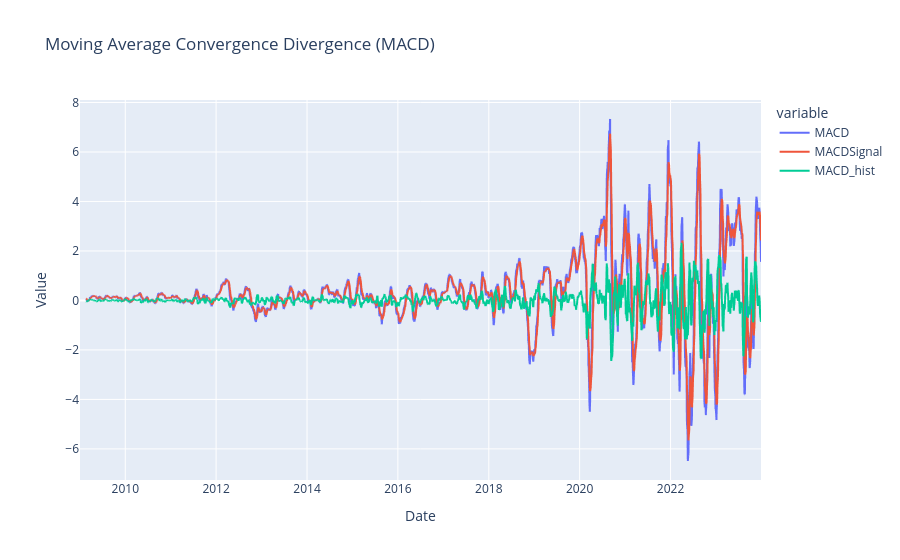

The cell this chart's notebook holds for it:
### Code cell
plotter.plot_macd(data)

### Figure 1 — Plotly figure (JSON) as saved in the notebook; plotly's stock layout.template omitted (floating-point values rounded to 4 significant figures; data arrays with more than 128 entries replaced by an {"elided": "..."} marker saying what was removed)
{"data": [{"hovertemplate": "variable=MACD<br>Date=%{x}<br>Value=%{y}<extra></extra>", "legendgroup": "MACD", "line": {"color": "#636efa", "dash": "solid"}, "marker": {"symbol": "circle"}, "mode": "lines", "name": "MACD", "showlegend": true, "type": "scattergl", "x": {"elided": "3774 str values"}, "xaxis": "x", "y": {"elided": "3774 float values"}, "yaxis": "y"}, {"hovertemplate": "variable=MACDSignal<br>Date=%{x}<br>Value=%{y}<extra></extra>", "legendgroup": "MACDSignal", "line": {"color": "#EF553B", "dash": "solid"}, "marker": {"symbol": "circle"}, "mode": "lines", "name": "MACDSignal", "showlegend": true, "type": "scattergl", "x": {"elided": "3774 str values"}, "xaxis": "x", "y": {"elided": "3774 float values"}, "yaxis": "y"}, {"hovertemplate": "variable=MACD_hist<br>Date=%{x}<br>Value=%{y}<extra></extra>", "legendgroup": "MACD_hist", "line": {"color": "#00cc96", "dash": "solid"}, "marker": {"symbol": "circle"}, "mode": "lines", "name": "MACD_hist", "showlegend": true, "type": "scattergl", "x": {"elided": "3774 str values"}, "xaxis": "x", "y": {"elided": "3774 float values"}, "yaxis": "y"}], "layout": {"legend": {"title": {"text": "variable"}, "tracegroupgap": 0}, "title": {"text": "Moving Average Convergence Divergence (MACD)"}, "xaxis": {"anchor": "y", "domain": [0, 1], "title": {"text": "Date"}}, "yaxis": {"anchor": "x", "domain": [0, 1], "title": {"text": "Value"}}}}
